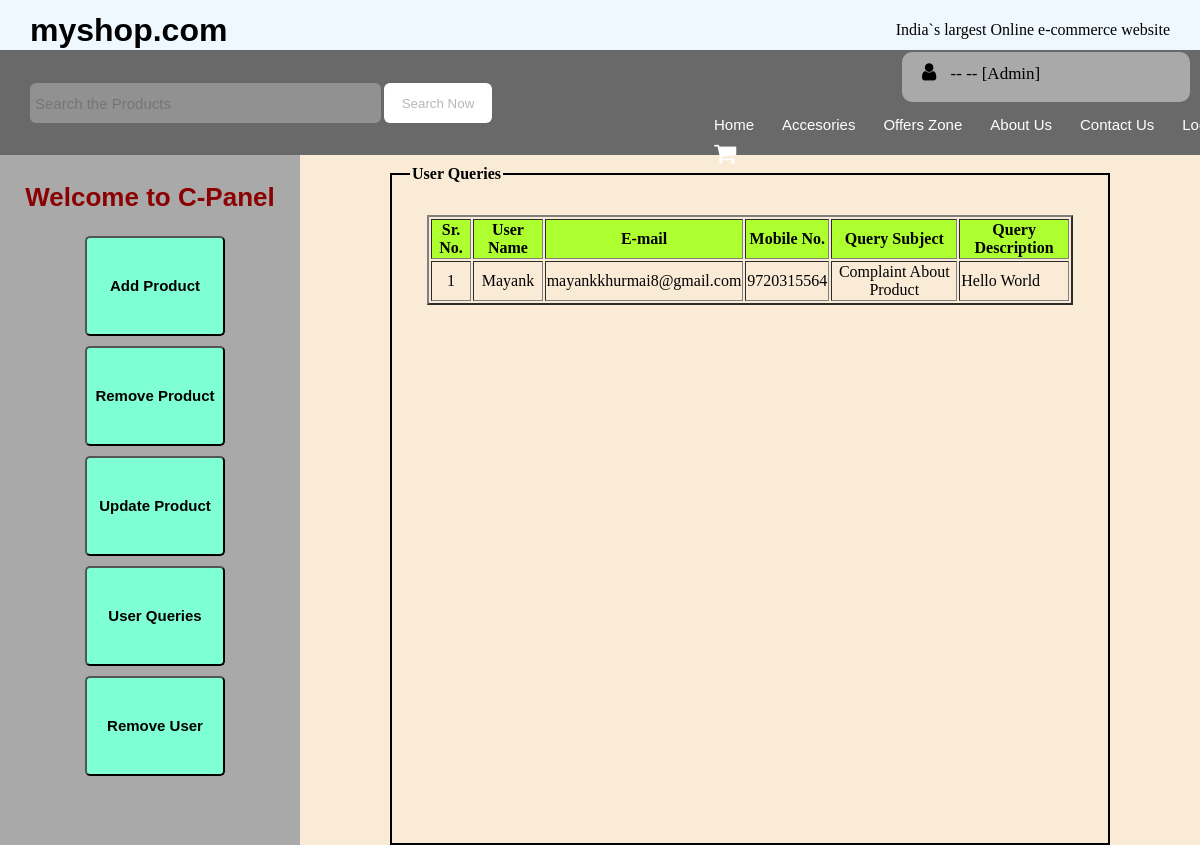
The app's page /userquery.php with its own data.
### tables this page shows
CREATE TABLE `contact` (
  `cname` varchar(50) NOT NULL,
  `cemail` varchar(50) NOT NULL,
  `cmobile` bigint(15) NOT NULL,
  `csubject` varchar(200) NOT NULL,
  `ctext` varchar(1000) NOT NULL
);

### userquery.php (the view, shortened to what this page needs)
<?php
    $mysession = $_SESSION['emailadd'];
    $db = mysqli_connect("localhost", "root", "", "myshopdb");
    $sql = "SELECT * FROM logininfo WHERE emailadd='$mysession'";
    $records = mysqli_query($db, $sql);
    $details = mysqli_fetch_assoc($records);
?>
<!DOCTYPE html>
<html>
<head>
<link rel="stylesheet" href="css.css">
<link rel="stylesheet" href="css2.css">
<link rel="stylesheet" href="https://cdnjs.cloudflare.com/ajax/libs/font-awesome/4.7.0/css/font-awesome.min.css">
<link rel="stylesheet" href="animate.css">
</head>
<body>
<div id="outer-box">
<header>
<h1 id="brand-name">myshop.com</h1>
<p id="tag-lines">India`s largest Online e-commerce website</p>
</header>
<div id="white-space-header"></div>
<nav>
<div id="left-nav">
    <form>
<input type="search" name="searchval" id="search-box" placeholder="Search the Products" disabled="disabled"/>
<input type="submit" name="search" value="Search Now" id="search-btn" disabled="disabled"/>
    </form>
</div>
<div id="right-nav">
<div id="right-nav-upper1">
    <i class="fa fa-user" style="font-size:20px; margin-right:10px; margin-left:10px;"></i>
    <?php echo $details['uname']; ?> -- <?php echo $details['emailadd']; ?> -- <?php echo "[Admin]"; ?>
</div>
<div id="menu">
 <ul>
    <li><a href="#">Home</a></li>
    <li><a href="#">Accesories</a></li>
    <li><a href="#">Offers Zone</a></li>
    <li><a href="#">About Us</a></li>
    <li><a href="#">Contact Us</a></li>
    <li><a href="#">Logout</a></li>
     <li><a href="#"><i class="fa fa-shopping-cart" style="font-size:24px"></i></a></li>
 </ul>
</div>
</div>
</nav>
<div id="white-space-nav"></div>
<div id="side-fix-div">
<div id="search-by-category-div">
<a href="adminhome.php"><h1 id="search-by-category" class="animated zoomIn infinite">Welcome to C-Panel</h1></a>
<div id="btn">
<a href="addproduct.php"><button class="btn-size">Add Product</button></a>
<a href="remproduct.php"><button class="btn-size">Remove Product</button></a>
<a href="updateproduct.php"><button class="btn-size">Update Product</button></a>
<a href="userquery.php"><button class="btn-size">User Queries</button></a>
<a href="deleteuser.php"><button class="btn-size">Remove User</button></a>
</div>
</div>
<div id="search-by-category-div2">
</div>
</div>
<div id="side-right-div">
    <div id="an-div">
    <fieldset id="add-field">
        <legend>User Queries</legend>
    <?php
    $db = mysqli_connect("localhost", "root", "", "myshopdb");
    $sql = "SELECT * FROM contact";
    $records = mysqli_query($db, $sql);
        echo "<table border='2' width='95%'>";
        echo "<tr> <th>Sr. No.</th> <th> User Name </th><th>E-mail</th> <th>Mobile No.</th>  <th>Query Subject</th>   <th>Query Description</th>  ";
        $x = 1;
             while($row = $records->fetch_assoc())
             {
                echo   "<tr> <td align='center'>" .$x.  "</td> <td align='center'>" .$row["cname"].  "</td> <td align='center'>" .$row["cemail"].  "</td> <td align='center'>" .$row["cmobile"].  "</td><td align='center'>" .$row["csubject"].  "</td><td>" .$row["ctext"].  "</td> </tr>";
                 $x = $x + 1;
             }
        echo "</table>";
        ?>
        </fieldset>
        </div>
</div>
</div>
</body>
</html>

### css.css (style rules this page uses)
* { box-sizing: border-box; }
body { margin: 0px; padding: 0px; }
a { color:#323232; text-decoration:none; font-family:sans-serif; }
#outer-box { width: 100%; height: 700px; }
header { width:100%; height:50px; box-sizing:border-box; background-color: aliceblue; padding:5px; position: fixed; }
#white-space-header { width:100%; height:50px; box-sizing:border-box; padding:5px; }
#brand-name { float:left; padding:0; margin:0; font-family:sans-serif; margin-top:7px; margin-left:25px; }
#tag-lines { float:right; font-family:calibri; margin-right:25px; }
nav { width:100%; height:105px; z-index: 1; position: fixed; box-sizing:border-box; background-color: dimgrey; }
#left-nav { width:50%; height:105px; float: left; z-index: 1; box-sizing:border-box; background-color: dimgrey; padding:30px; }
#right-nav { width:50%; height:105px; z-index: 1; float: left; box-sizing:border-box; background-color: dimgrey; }
#white-space-nav { width:100%; height:105px; box-sizing:border-box; padding:5px; }
#search-box { width:65%; height:40px; border-style:none; box-sizing:border-box; float:left; border-radius: 6px; padding:5px; font-size:15px; margin-top:3px; }
#search-btn { border-style:none; height:40px; width:20%; box-sizing:border-box; float:left; border-radius: 6px; margin-left:3px; background-color:white; margin-top:3px; }
#menu { width:100%; height:45px; margin-left:15%; float: left; }
#menu ul { display:block; list-style:none; padding:9px 0 0 10px; margin:0px; }
#menu ul li a { height:30px; display:block; padding:0px 10px 0 10px; margin:0 4px 0 4px; float:left; text-align:center; color:#fff; font-size:15px; line-height:27px; }
#menu ul li { display:inline block; padding:0px; margin:0px; height:27px; }
#side-fix-div { width: 25%; height: 690px; position: fixed; padding: 10px; float: left; background-color: darkgrey; }
#search-by-category-div { width: 100%; height: 60px; font-size: 13px; font-weight: bold; font-family: cursive; }
#search-by-category-div2 { width: 100%; height: 300px; }
#search-by-category { text-align: center; color: darkred; }
#side-right-div { width: 75%; height: auto; float: right; background-color: antiquewhite; }

### css2.css (style rules this page uses)
* { box-sizing: border-box; }
body { margin: 0px; padding: 0px; }
a { color:#323232; text-decoration:none; font-family:sans-serif; }
#outer-box { width: 100%; height: 700px; }
header { width:100%; height:50px; box-sizing:border-box; background-color: aliceblue; padding:5px; position: fixed; }
#white-space-header { width:100%; height:50px; box-sizing:border-box; padding:5px; }
#brand-name { float:left; padding:0; margin:0; font-family:sans-serif; margin-top:7px; margin-left:25px; }
#tag-lines { float:right; font-family:calibri; margin-right:25px; }
nav { width:100%; height:105px; z-index: 1; position: fixed; box-sizing:border-box; background-color: dimgrey; }
#left-nav { width:50%; height:105px; float: left; z-index: 1; box-sizing:border-box; background-color: dimgrey; padding:30px; }
#right-nav { width:50%; height:105px; z-index: 1; float: left; box-sizing:border-box; background-color: dimgrey; }
#white-space-nav { width:100%; height:105px; box-sizing:border-box; padding:5px; }
#search-box { width:65%; height:40px; border-style:none; box-sizing:border-box; float:left; border-radius: 6px; padding:5px; font-size:15px; margin-top:3px; }
#search-btn { border-style:none; height:40px; width:20%; box-sizing:border-box; float:left; border-radius: 6px; margin-left:3px; background-color:white; margin-top:3px; }
#menu { width:100%; height:45px; margin-left:15%; float: left; }
#menu ul { display:block; list-style:none; padding:9px 0 0 10px; margin:0px; }
#menu ul li a { height:30px; display:block; padding:0px 10px 0 10px; margin:0 4px 0 4px; float:left; text-align:center; color:#fff; font-size:15px; line-height:27px; }
#menu ul li { display:inline; padding:0px; margin:0px; height:27px; }

### records on screen
contact: cname "Mayank", cemail "mayankkhurmai8@gmail.com", cmobile "9720315564", csubject "Complaint About Product", ctext "Hello World"
